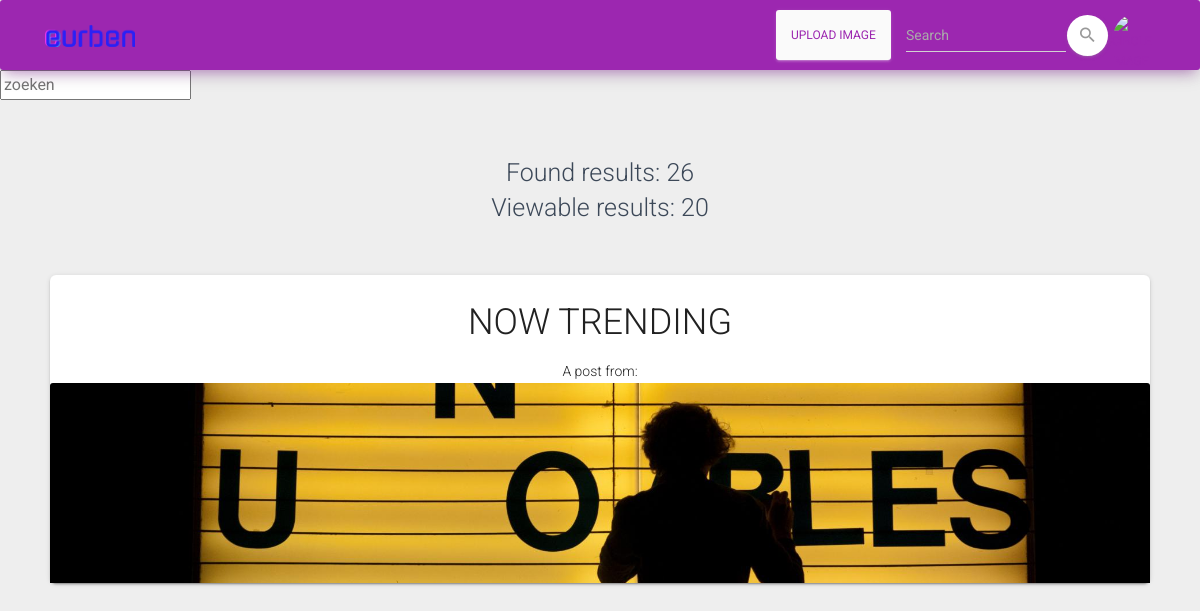
Page /index.php?color=CCE8FE (signed in) on the earlier database version.
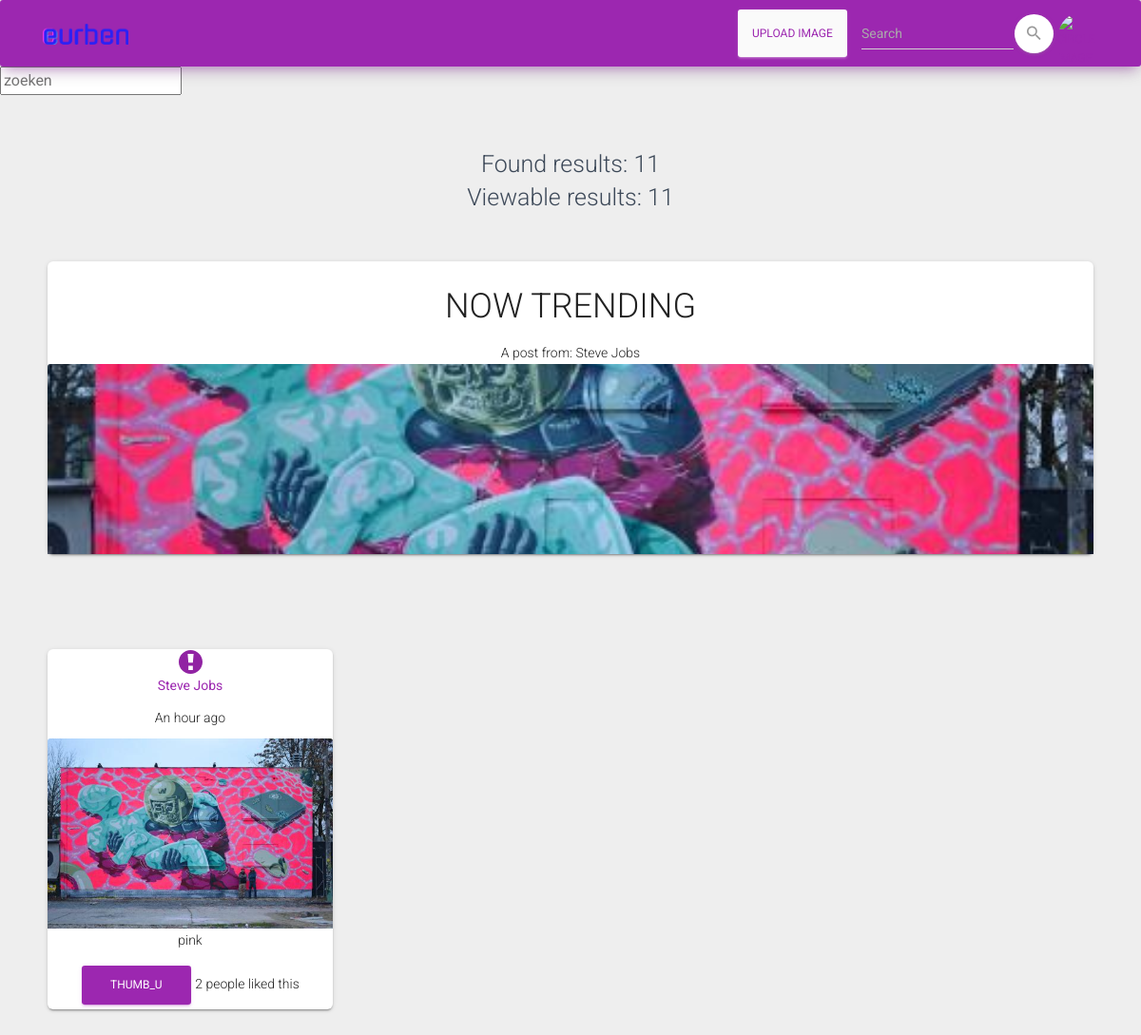
Same page on the later database version.
### tables this page shows
CREATE TABLE `posts` (
  `id` int(11) NOT NULL AUTO_INCREMENT,
  `usersId` int(11) NOT NULL,
  `timePost` datetime NOT NULL DEFAULT CURRENT_TIMESTAMP,
  `visibility` tinyint(1) NOT NULL DEFAULT '1',
  `message` varchar(255) NOT NULL,
  `image` varchar(266) NOT NULL,
  `filter` varchar(256) NOT NULL,
  `color1` varchar(255) DEFAULT NULL,
  `color2` varchar(255) DEFAULT NULL,
  `color3` varchar(255) DEFAULT NULL,
  `color4` varchar(255) DEFAULT NULL,
  PRIMARY KEY (`id`),
  KEY `usersId` (`usersId`),
  CONSTRAINT `posts_ibfk_1` FOREIGN KEY (`usersId`) REFERENCES `users` (`id`)
);

CREATE TABLE `users` (
  `id` int(11) NOT NULL AUTO_INCREMENT,
  `firstname` varchar(255) NOT NULL,
  `lastname` varchar(255) NOT NULL,
  `DoB` timestamp NOT NULL DEFAULT CURRENT_TIMESTAMP,
  `email` varchar(255) NOT NULL,
  `password` varchar(255) NOT NULL,
  PRIMARY KEY (`id`)
);

### classes/Post.class.php (called while the page is built, shortened)
<?php
class Post
{
    public function checkIfSearchIsEmpty()
    {
        if (!empty($_GET['search'])) {
            $innerhtml = $_GET['search'];
        } else {
            $innerhtml = '';
        }
        return $innerhtml;
    }
    public function countAll()
    {
        $conn = Db::getInstance();
        $innerhtml = $this->checkIfSearchIsEmpty();
        $allResults = $conn->prepare("SELECT*FROM posts WHERE visibility = 1 AND message LIKE '%$innerhtml%' ORDER BY id DESC");
        $allResults->execute();
        $countAll = $allResults->rowCount();
        return $countAll;
    }
    public function selectSearchAndLimit()
    {
        $conn = Db::getInstance();
        $innerhtml = $this->checkIfSearchIsEmpty();
        $result = $conn->prepare("SELECT posts.id as post_id, users.id as user_id, posts.visibility, posts.message, posts.image, posts.filter, posts.`color1`, posts.`color2`, posts.`color3`, posts.`color4`, users.`firstname`, users.`lastname`, users.`email`, posts.timePost FROM posts JOIN users on users.id = posts.usersId WHERE posts.visibility = 1 AND posts.message LIKE '%$innerhtml%' ORDER BY posts.id DESC  limit 20");
        $result->execute();
        return $result;
    }
    public function countViewable()
    {
        $result = $this->selectSearchAndLimit();
        $collection = $result->fetchAll();
        $count = $result->rowCount();
        return $count;
    }
    public static function getImagesWithSameColors($color)
    {
        $conn = Db::getInstance();
        $statement = $conn->prepare('SELECT posts.*, users.firstname, users.lastname, posts.id as post_id FROM posts INNER JOIN users on posts.usersId = users.id where posts.color1 = :color or posts.color2 = :color or posts.color3 = :color or posts.color4 = :color order by posts.id desc LIMIT 20');
        $statement->bindParam(':color', $color);
        $statement->execute();
        return $statement->fetchAll(PDO::FETCH_ASSOC);
    }
    public static function getNowTrending($mostLikes)
    {
        $conn = Db::getInstance();
        $mostLikesPost = $conn->prepare("SELECT * FROM posts
        JOIN users on posts.usersId = users.id
        WHERE posts.id='$mostLikes'");
        $mostLikesPost->execute();
        $mostLikesPost = $mostLikesPost->fetchAll();
        return $mostLikesPost;
    }
}

### classes/Time.class.php (called while the page is built, shortened)
<?php
class Time
{
    public static function getTime($timestamp)
    {
        $today = date('Y-m-d');
        $yesterday = date('Y-m-d', strtotime('-1 days'));
        $twoDaysAgo = date('Y-m-d', strtotime('-2 days'));
        $uploadDateTime = date('d M Y', strtotime($timestamp)).' at '.date('H:i', strtotime($timestamp));
        $uploadTime = date('H:i', strtotime($timestamp));
        $uploadDate = date('Y-m-d', strtotime($timestamp));
        $hourAgo = date('H:i', strtotime('-1 hour'));
        if ($uploadDate == $yesterday) {
            $timestamp = 'Yesterday at '.date('H:i', strtotime($uploadTime)).'<br>';
        } elseif ($uploadDate <= $twoDaysAgo) {
            $timestamp = $uploadDateTime;
        } else {
            switch ($today) {
        case $uploadTime < $hourAgo:
            $timestamp = 'An hour ago';
        break;
        }
        }
        return $timestamp;
    }
}

### classes/Like.class.php (called while the page is built, shortened)
<?php
    class Like
    {
        public static function getLikes($postsId)
        {
            $conn = Db::getInstance();
            $statement = $conn->prepare('SELECT count(*) as count from likes where postsId = :postsId');
            $statement->bindParam(':postsId', $postsId);
            $statement->execute();
            $result = $statement->fetch(PDO::FETCH_ASSOC);
            return $result['count'];
        }
    }

### index.php (the view, shortened to what this page needs)
<?php
    $post = new Post();
    $countResults = $post->countAll();
    $viewResults = $post->countViewable();
    if (!empty($_GET['color'])) {
        $color = $_GET['color'];
        $results = Post::getImagesWithSameColors($color);
    } else {
        $results = $post->showResults();
    }
?><!DOCTYPE html>
    <html lang="en">
        <head>
        <link rel="stylesheet" href="https://maxcdn.bootstrapcdn.com/font-awesome/latest/css/font-awesome.min.css">
        <link href="css/material-kit.css?v=2.0.5" rel="stylesheet">
        </head>
        <body>
            <?php include_once 'nav.php'; ?>
            <form name='form-search' method='get' action="index.php" id="form-search">
                <input type="text" id="search" name="search" value="" placeholder="zoeken">
            </form>
            <h3 class="text-center">
                <?php
                $mostLikes = Post::countLikes();
                $mostLikesPost = Post::getNowTrending($mostLikes);
                echo '<br>Found results: '.$countResults.'<br>';
                echo 'Viewable results: '.$viewResults;
                ?>
            </h3>
            <div class="card col-fluid text-center">
                <h2>NOW TRENDING</h2>
                    <?php foreach ($mostLikesPost as $trend):?>
                        <?php echo 'A post from: '.$trend['firstname']; ?> <?php echo $trend['lastname']; ?>
                            <a href="detail_img.php?id=<?php echo $trend[0]; ?>">
                                <img src="images/thumb/<?php echo $trend['image']; ?>" class="card-img-top " alt="" height="200" width="200" style="object-fit: cover" class="<?php echo $c['filter']; ?>">
                            </a>
                    <?php endforeach; ?>
            </div>
        <div class="post row">
            <?php if ($countResults >= 1): ?>
                <?php foreach ($results as $c): ?>
                <div class="col-md-3-fluid text-center card " style="width:25%;">
                    <div class="post">
                        <div class="inappropriate">
                            <a class="report" data-id="<?php echo $c['post_id']; ?>" href="#">
                                <img class="report_Icon" src="images/report.svg" alt="report icon">
                            </a>
                        </div>
                        <a href="followProfile.php?id=<?php echo $c[0]; ?>">
                            <p><strong><?php echo $c['firstname']; ?> <?php echo $c['lastname']; ?></strong></p>
                        </a>
                        <p><?php echo Time::getTime($c['timePost']); ?></p>
                        <div class="image">
                            <a href="detail_img.php?id=<?php echo $c[0]; ?>">
                            <img src="images/thumb/<?php echo $c['image']; ?>" class="card-img-top " alt="" height="200" width="200" style="object-fit: cover" class="<?php echo $c['filter']; ?>">
                            </a>
                        </div>
                        <p><?php echo $c['message']; ?></p>
                        <div class="likePlace">
                            <a href="#" data-id="<?php echo $c['post_id']; ?>" class="likes btn btn-primary">thumb_u</a>
                            <span class='likesAmount'><?php echo Like::getLikes($c['post_id']); ?></span> people liked this
                        </div>
                    </div>
                    </div>
                <?php endforeach; ?>
            <?php endif; ?>
            </div>
        </body>
    </html>

### nav.php (shortened to what this page needs)
<nav class="navbar navbar-inverse sticky-top navbar-expand-lg bg-primary" role="navigation-demo">
            <div class="container">
              <div class="navbar-translate">
              <a class="navbar-brand" href="index.php" >
<img src="images/logo.png" class="img-fluid" alt="">
              </a>
              </div>
              <div class="collapse navbar-collapse">
                <ul class="navbar-nav ml-auto">
                  <li class="nav-item">
                  <a href="upload.php" class="nav-link btn btn-secondary">Upload Image</a>
                  </li>
                    <form class="form-inline ml-auto">
                <div class="form-group no-border">
                  <input type="text" class="form-control" method='get' action="index.php" id="form-search" placeholder="Search">
                </div>
                <button type="submit" class="btn btn-white btn-just-icon btn-round">
                    <i class="material-icons">search</i>
                </button>
            </form>
                  <li class="dropdown nav-item">
                    <a href="profile.php" class="profile-photo dropdown-toggle nav-link" data-toggle="dropdown" aria-expanded="false">
                      <div class="profile-photo-small">
                        <img src="https://encrypted-tbn0.gstatic.com/images?q=tbn:ANd9GcS-pwYeeDYQynA0QJPSb7AUsAigb5bAw0zM1PF-x6SZI4xq4h9V" alt="Circle Image" class="rounded-circle img-fluid">
                      </div>
                    <div class="ripple-container"></div></a>
                  </li>
                </ul>
              </div>
            </div>
          </nav>

Differences in the rows shown:
removed posts: image (picture), shown under "NOW TRENDING"
added posts: usersId.firstname "Steve", usersId.lastname "Jobs", image (picture), timePost "An hour ago", message "pink", post_id "2"
Other differences:
$countResults: "26" → "11"
$viewResults: "20" → "11"
